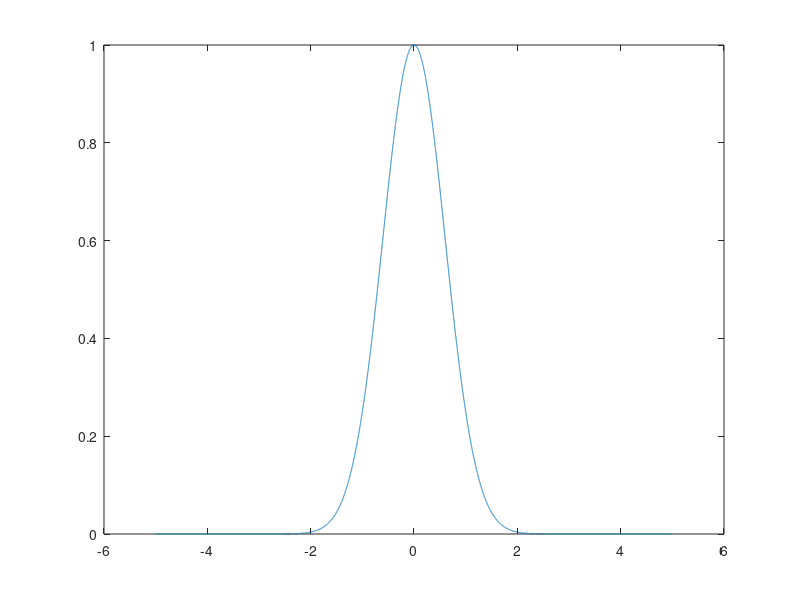

Write the MATLAB code that produced this figure. (Note: this script raises an error after producing the figure.)
%% Efficiency of an atom trap by beam tracing method
% Refer to the beam tracing method of derivation of the analytic solution.
% By using the mentioned solution, the efficiency is estimated. Make sure
% to use compute_realistic_check.m first to check if you are working in the
% correct domain or the light doesn't go over the domain.

%% Device specification
% Indices [1]
n_air   = 1;
n_clad  = 1.4555;
n_core  = 1.4608;
n_eff   = 1.4635;
dn_g    = 1.2e-3;

% Heights of the layers [m]
h_clad  = 15e-6;
h_core  = 5e-6;

%% Target specification
lam     = 780e-9;

% distance from the top of the glass.
dist    = 1e-3;

% grating length
% len_g   = 10e-3;
len_g   = 4e-3;

%% Specification for environments
% Wavenumbers
k0      = 2*pi*n_air    /   lam;
k0_clad = 2*pi*n_clad   /   lam;
k0_core = 2*pi*n_core   /   lam;

%% Focussed beam feature
% Define grid points
L_x     = 10e-3;   
Nx      = 2^14; 
dx      = L_x / Nx;
x       = (-Nx/2:Nx/2-1)' * dx;
y_focus = dist;

% rotated frame
phi     = 30*pi/180;
x_focus = dist*tan(phi);
x_rot   = (x - x_focus)*cos(phi) - (0 - y_focus)*sin(phi);
y_rot   = (x - x_focus)*sin(phi) + (0 - y_focus)*cos(phi);

% Waist on the surface of the glass
w       = .5 * len_g / exp(1);

% % beam waist
% w_0     = sqrt(.5*(w^2 + sqrt(w^4 - 4*(dist*lam/pi/n_air)^2)));

% Rayleigh range(1)
temp_b  = pi*n_air*w^2/lam;
y_R     = .5*( temp_b + sqrt(temp_b^2 - 4*y_focus^2) );

% beam waist(1)
w_0     = real(sqrt( y_R * lam / (pi * n_air) ));
w_rot   = w_0*sqrt(1 + (y_rot./y_R).^2);

% Radius of curvature(y)
R       = y_rot + y_R.^2./y_rot;

% Gouy phase
eta     = atan(y_rot./y_R);
q_inv   = 1./R - 1i*lam./(n_air*pi*w_rot.^2);


% Gaussian beam on the surface of the glass
E      = w_0./w_rot .*exp( -1i*(k0.*y_rot - eta) -1i*k0 * x_rot.^2 .* q_inv/2 );
%%
% checking the shape
figure(1); clf;
plot(x*1e3, abs(E))
xline(0, '--r');
xline(-len_g*.5e3, '--k');
xline(len_g*.5e3, '--k');
% xlim(1e3*[-len_g, len_g])
xlabel('x / [mm]')
ylabel('|E|')
title('Field on surface')

%% Propagation onto the grating plane
k       = linspace(-pi, pi, length(x) )'./(x(2) - x(1));
fprintf('y_R    = %3.3f [mm]\n', mean(y_R)*1e3)
fprintf('w_0    = %3.3f [mm]\n', mean(w_0)*1e3)
fprintf('w_1    = %3.3f [mm]\n', mean(w)*1e3)
fprintf('L_g    = %3.3f [mm]\n', len_g*1e3)

% central frequency to adjust the resolution in fourier space as max(k) >
% wavenumbers, k's.

k_cen   = k0*sin(phi);
E       = E .* exp(1i*k_cen*x);

%%
fprintf('--------------------------------------------------------------\n')
fprintf('Checking for limits of central wavenumber\n')
k_t     = k - k_cen;
fprintf('min(k_t) = %3.3e\n',   min(k_t))
fprintf('k_cen    = %3.3e\n',   - k0*sin(phi))
fprintf('max(k_t) = %3.3e\n',   max(k_t))
fprintf('--------------------------------------------------------------\n')

ky_air  = real( sqrt(k0^2 - k_t.^2) );
ky_clad = real( sqrt(k0_clad^2 - k_t.^2) );
ky_core = real( sqrt(k0_core^2 - k_t.^2) );

%% Propagation onto the target location
phase_air   = asin(k_t/(n_air*k0));
phase_clad  = asin(k_t/(n_clad*k0));
phase_core  = asin(k_t/(n_core*k0));

Ek      = fftshift( fft( fftshift(E) ) );
Ek_tar  = exp(-1i*ky_air*dist).* Ek;

E_tar  = fftshift(  ifft( fftshift(Ek_tar) )  ) .* exp(-1i*k_cen*x);

figure(2); clf;
plot(x*1e3, abs(E_tar))
xline(x_focus*1e3, '--r');
xline(x_focus*1e3 - exp(1)*max(w_0)*1e3, '--k');
xline(x_focus*1e3 + exp(1)*max(w_0)*1e3, '--k');
xlim(x_focus*1e3 + [-max(w_0)*4e3 max(w_0)*4e3])
xlabel('x / [mm]')
ylabel('|E|')
title('Field on target')

%% Propagation onto the grating
Ek_grat = apply_Fresnel(Ek, phase_air, phase_clad, n_air, n_clad, 'p');
Ek_grat = exp(-1i*ky_clad*-h_clad).*Ek_grat;
Ek_grat = apply_Fresnel(Ek_grat, phase_clad, phase_core, n_clad, n_core, 'p');
Ek_grat = exp(-1i*ky_core*-h_core/2).*Ek_grat;

E_grat_shifted  = fftshift(  ifft( fftshift(Ek_grat) )  );
E_grat  = E_grat_shifted .* exp(-1i*k_cen*x);

figure(3); clf;
plot(x*1e3, abs(E_grat))
xline(0, '--r');
xlabel('x / [mm]')
ylabel('|E|')
title('Field on grating')

%%
y       = linspace(-.1*dist, 1.1*dist, 500);
Ek_pro  = exp(-1i*ky_air*y).*(Ek*ones(size(y)));
E_pro   = fftshift(  ifft( fftshift(Ek_pro,1) ),1  ) .* (exp(-1i*k_cen*x) * ones(size(y)));

%%
figure(4); clf;
ax1 = axes; pcolor(x*1e3, y*1e3, abs(E_pro)')
xlabel('x / [mm]')
ylabel('y / [mm]')
shading flat
colorbar
% xline(0, '--r');
yline(0, '--r');
% xline(1e3*x_focus, '--k');
yline(1e3*y_focus, '--k');
% axis equal
set(gca, 'FontSize', 16);

%% Required grating profile calculation
phase   = (unwrap(angle(E_grat_shifted)));
dphase  = k0*n_eff - k_cen + c_diff(x, phase);
period  = 2*pi./abs(dphase);

% E_grat  = exp(1i*k0*n_eff*x) .* E_grat;
Pz_amp  = abs(E_grat).^2;

% looping over s.t. dn_g is within the boundary of the physical realisable
% limit that depends on pump depletion and limiting to dn_g < 5e-3

% init
eta    = .03;
F       = griddedInterpolant(x, Pz_amp, 'spline');
fun     = @(x) F(x);
C       = 1/integral(fun, min(x), max(x));
max_dng = 0;

% parameters in BTA
Lam     = period;
theta   = .5*(  asin(n_clad/n_core*(1/n_clad*sin(phi))) +.5*pi);
psi     = acos(lam./Lam - n_eff);
w_0     = 2e-6;
sigma   = 2.5e-6;
beta    = 2*pi*n_eff/lam;
K       = 2*pi./Lam;
w_theta = w_0*sigma/sqrt(w_0^2 + sigma^2)/sin(2*theta);
    
fprintf('computing for optimum dn_g < %2.4e... \n', dn_g);
while 1e3*abs(dn_g - max_dng) > 1e-4
    if eta < 0
        fprintf('eta = %2.2f has to be positive value!\n', eta);
        break
    end
    
    denu = zeros(size(x));
    for i = 1:length(x)
        denu(i) = 1 - eta * C * integral(fun, -100e-6, x(i));
    end

    dng_amp = sqrt(eta * C * fun(x) ./ denu);
    dn_gs   = (lam*n_core/n_eff/w_theta/pi) * sqrt(w_0/sqrt(2*pi))*dng_amp;
    
    max_dng = max(dn_gs); 
    dng_diff = 1e3*(dn_g - max_dng);
    
    if dng_diff < 0
        eta = eta - .01;
    elseif dng_diff > 1
        eta = eta + .01;
    else
        eta = eta + .03*dng_diff;
    end
    fprintf('new max(n_g) = %2.5e \n', max_dng);
end
fprintf('optimum dn_g computed, max_dng = %2.5e \n', max_dng);

%% efficiency
kappa       = dn_gs/n_eff;
w_th_sqd    = sigma^2 * w_0^2 / (sigma^2 + w_0^2) ./ sin(2*theta)^2;

alpha_ana   = pi^2 * sqrt(2*pi) * w_th_sqd * (kappa.^2) / w_0 ./ (Lam.^2);
alpha_ana   = alpha_ana .* sin(psi) / (4*cos(theta)^4);
alpha_ana   = alpha_ana .* exp(-.5*w_th_sqd .* (2*beta*cos(theta)^2 - K).^2);

efficiency    = 100 - 100*exp(-trapz(x, alpha_ana));
fprintf('power efficiency    = %2.4e [dB] \n', trapz(x, 10*alpha_ana/log(10)));
fprintf('power scattered out = %2.1f [%%] \n', 100 - 100*10^(-.1*trapz(x, 10*alpha_ana/log(10))));
fprintf('power scattered out = %2.1f [%%] \n', efficiency);

%% for  p-pol
alpha_ana   = alpha_ana*(cos(2*theta).^2);

efficiency    = 100 - 100*exp(-trapz(x, alpha_ana));
fprintf('power efficiency    = %2.4e [dB] \n', trapz(x, 10*alpha_ana/log(10)));
fprintf('power scattered out = %2.1f [%%] \n', 100 - 100*10^(-.1*trapz(x, 10*alpha_ana/log(10))));
fprintf('power scattered out = %2.1f [%%] \n', efficiency);

%% final figures
figure(5); clf;
plot(1e3*x, 1e9*period)
yline(1e9*lam/(1*cos(phi+.5*pi) + n_eff), '--k', 'constant k', 'FontSize', 14);
xlabel('x / [mm]')
ylabel('grating period / [nm]')
% xlim([-.2 .2])
% title('desired grating period')
set(gca, 'FontSize', 16);

figure(6); clf;
plot(1e3*x, dn_gs);
xlabel('x / [mm]')
ylabel('grating strength')
% xlim([-.2 .2])
% xlim([-1.2 1.2])
% title('desired grating strength')
set(gca, 'FontSize', 16);

% Required .mat files
% save('data_super_real.mat', 'x',  'period', 'dn_gs', 'efficiency');
